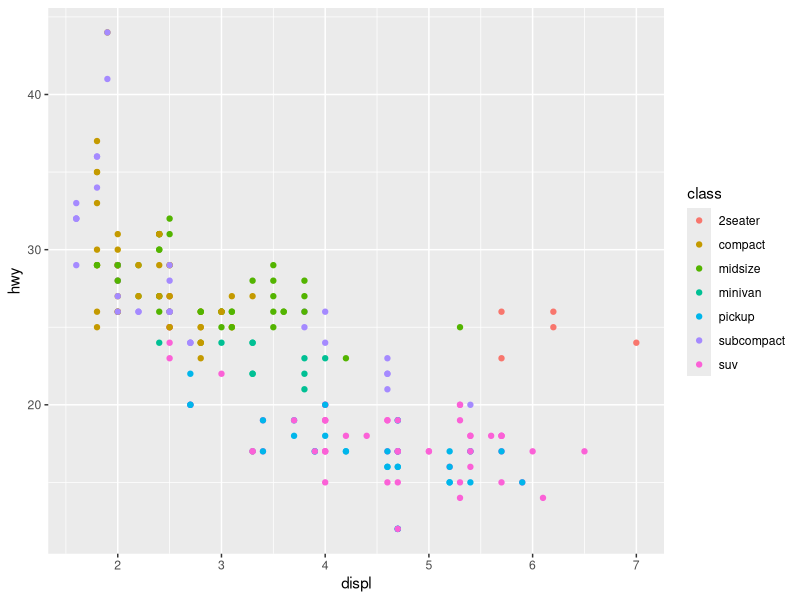
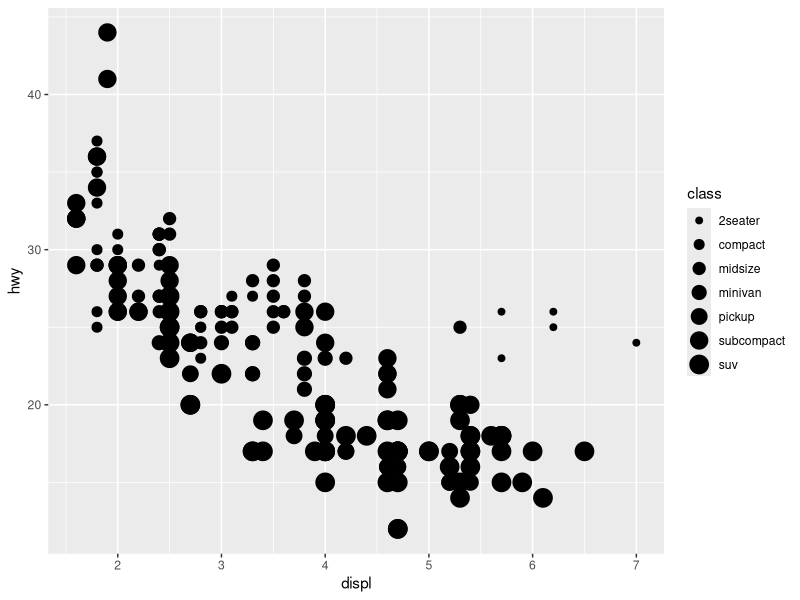
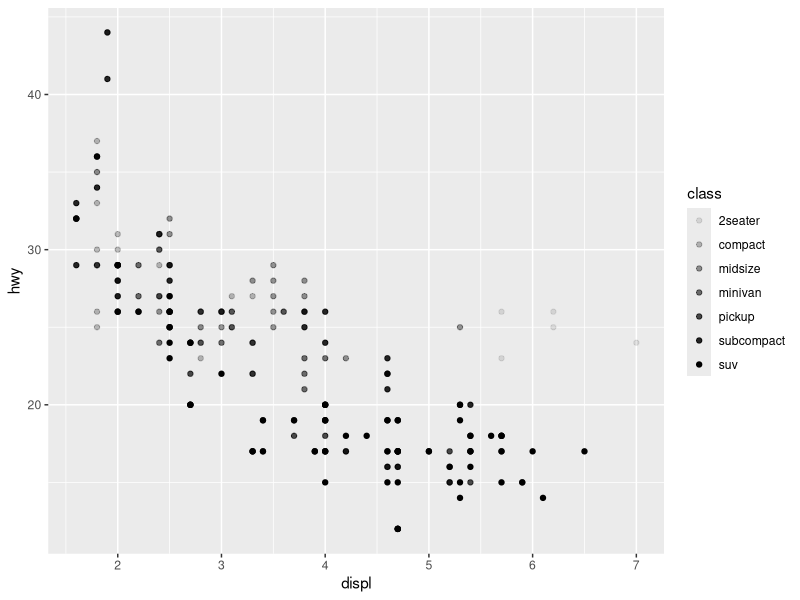
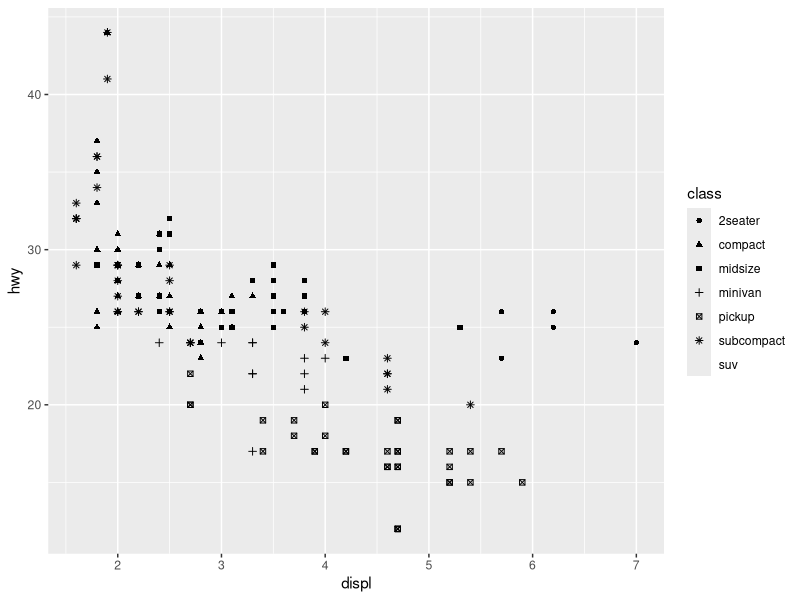
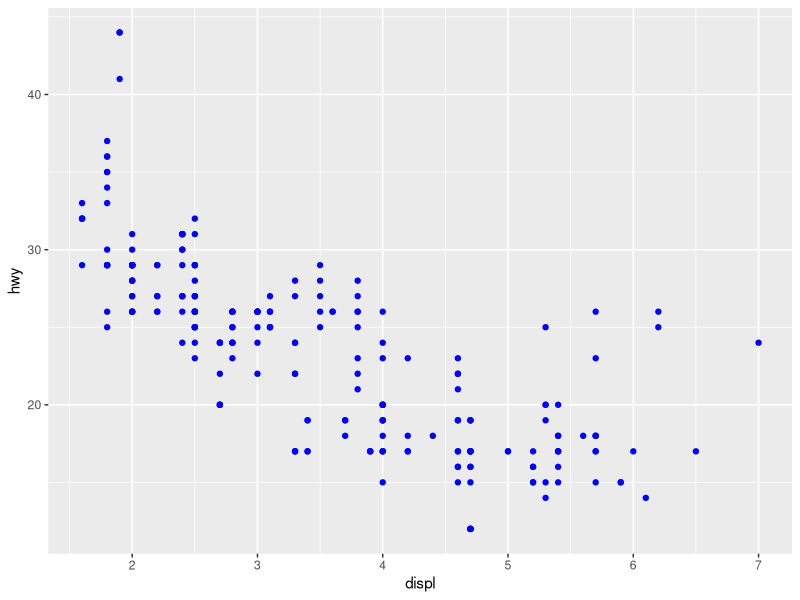
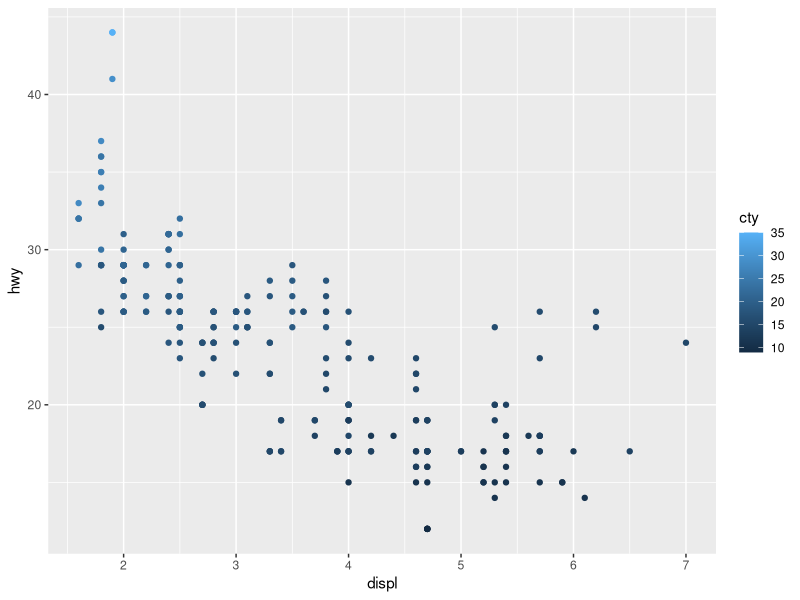
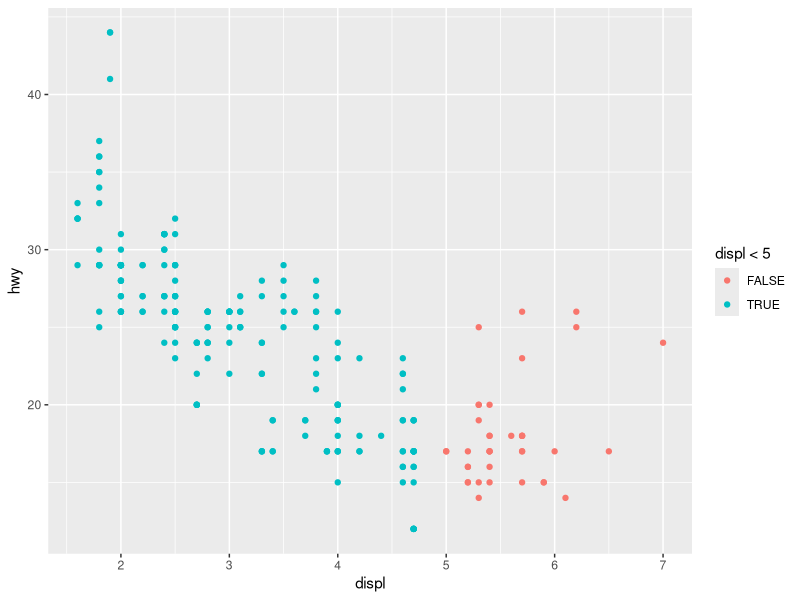
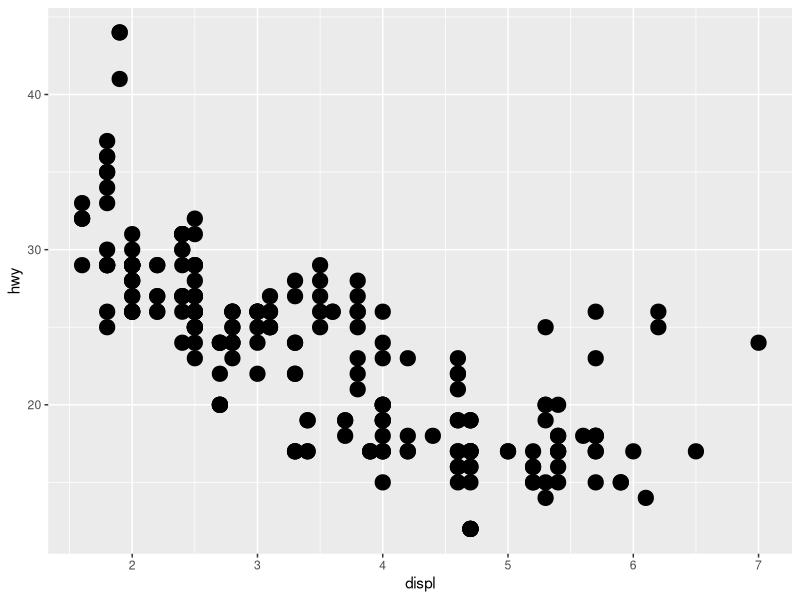

Here is the R script that generated these plots, in order:
# install.packages("tidyverse")
library(tidyverse)

# View(mpg)

ggplot(data = mpg) +  geom_point(mapping = aes(x = displ, y = hwy, color = class))
ggplot(data = mpg) +  geom_point(mapping = aes(x = displ, y = hwy, size = class))
ggplot(data = mpg) +  geom_point(mapping = aes(x = displ, y = hwy, alpha = class))
ggplot(data = mpg) +  geom_point(mapping = aes(x = displ, y = hwy, shape = class))
ggplot(data = mpg) +  geom_point(mapping = aes(x = displ, y = hwy), color = "blue")
ggplot(data = mpg) +  geom_point(mapping = aes(x = displ, y = hwy, color = cty))
ggplot(data = mpg) +  geom_point(mapping = aes(x = displ, y = hwy, color = displ < 5))
ggplot(data = mpg) +  geom_point(mapping = aes(x = displ, y = hwy), stroke = 3)
ggplot(data = mpg) +  geom_point(mapping = aes(x = displ, y = hwy)) + 
  facet_wrap( ~ class, nrow = 2)
ggplot(data = mpg) +  geom_point(mapping = aes(x = displ, y = hwy)) + 
  facet_grid(drv ~ cyl)
ggplot(data = mpg) + geom_point(mapping = aes(x = drv, y = cyl))
ggplot(data = mpg) +  geom_point(mapping = aes(x = displ, y = hwy)) + 
  facet_grid(. ~ cyl)
ggplot(data = mpg) +  geom_point(mapping = aes(x = displ, y = hwy)) + 
  facet_grid(cyl ~ .)
ggplot(data = mpg) +  geom_point(mapping = aes(x = displ, y = hwy)) + 
  facet_grid(. ~ cty)
ggplot(data = mpg) + geom_point(mapping = aes(x = displ, y = hwy), position = "jitter")
ggplot(data = mpg) + geom_smooth(mapping = aes(x = displ, y = hwy))
ggplot(data = mpg) + geom_smooth(mapping = aes(x = displ, y = hwy, group = drv))
ggplot(data = mpg) + geom_smooth(mapping = aes(x = displ, y = hwy, linetype = drv))
ggplot(data = mpg) + geom_smooth(mapping = aes(x = displ, y = hwy, color = drv), show.legend = FALSE)
ggplot(data = mpg) + 
  geom_smooth(mapping = aes(x = displ, y = hwy, linetype = drv, color = drv)) +
  geom_point(mapping = aes(x = displ, y = hwy, color = drv))
ggplot(data = mpg, mapping = aes(x = displ, y = hwy)) +
  geom_smooth() + geom_point()
ggplot(data = mpg, mapping = aes(x = displ, y = hwy)) +
  stat_smooth() + geom_point()
ggplot(data = mpg, mapping = aes(x = displ, y = hwy)) +
  geom_smooth() + geom_point(mapping = aes(color = class))
ggplot(data = mpg, mapping = aes(x = displ, y = hwy)) +
  geom_smooth(data = filter(mpg, class == "subcompact"), se = FALSE) + geom_point(mapping = aes(color = class))
ggplot(data = mpg, mapping = aes(x = displ, y = hwy, color = drv)) +
  geom_point() + geom_smooth(se = FALSE)

ggplot(data = mpg, mapping = aes(x = cty, y = hwy)) +
  geom_point(position = "jitter")
ggplot(data = mpg, mapping = aes(x = cty, y = hwy)) +
  geom_jitter()
ggplot(data = mpg, mapping = aes(x = cty, y = hwy)) +
  geom_count()
ggplot(data = mpg, mapping = aes(x = cty, y = hwy)) +
  geom_boxplot()

ggplot(data = mpg, mapping = aes(x = class, y = hwy)) +
  geom_boxplot()
ggplot(data = mpg, mapping = aes(x = class, y = hwy)) +
  geom_boxplot() + coord_flip()

# install.packages("maps")
library(maps)
nz <- map_data("nz")
ggplot(data = nz, mapping = aes(x = long, y = lat, group = group)) +
  geom_polygon(color = "black", fill= "white")
ggplot(data = nz, mapping = aes(x = long, y = lat, group = group)) +
  geom_polygon(color = "black", fill= "white") +
  coord_quickmap()

# install.packages("mapproj")
library(mapproj)
ggplot(data = nz, mapping = aes(x = long, y = lat, group = group)) +
  geom_polygon(color = "black", fill= "white") +
  coord_map()

bar <- ggplot(data = diamonds) + 
  geom_bar(mapping = aes(x = cut, fill = cut), show.legend = FALSE, width = 1) +
  theme(aspect.ratio = 1) + 
  labs(x = NULL, y = NULL)

bar + coord_flip()
bar + coord_polar()

ggplot(data = diamonds, mapping = aes(x = cut, fill = clarity)) +
  geom_bar(position = "identity") +
  coord_polar()

ggplot(data = mpg, mapping = aes(x = cty, y = hwy)) + geom_point() +
  geom_abline() + 
  coord_fixed()

# View(diamonds)
ggplot(data = diamonds) + geom_bar(mapping = aes(x = cut))
ggplot(data = diamonds) + geom_bar(mapping = aes(x = cut, color = cut))
ggplot(data = diamonds) + geom_bar(mapping = aes(x = cut, fill = cut))
ggplot(data = diamonds) + geom_bar(mapping = aes(x = cut, fill = clarity))

ggplot(data = diamonds, mapping = aes(x = cut, fill = clarity)) +
  geom_bar(alpha = 1/5, position = "identity")
ggplot(data = diamonds, mapping = aes(x = cut, fill = clarity)) +
  geom_bar(fill = NA, position = "identity")
ggplot(data = diamonds, mapping = aes(x = cut, fill = clarity)) +
  geom_bar(position = "identity")
ggplot(data = diamonds, mapping = aes(x = cut, fill = clarity)) +
  geom_bar(position = "fill")
ggplot(data = diamonds, mapping = aes(x = cut, fill = clarity)) +
  geom_bar(position = "dodge")

ggplot(data = diamonds) + stat_count(mapping = aes(x= cut))
ggplot(data = diamonds) + geom_bar(mapping = aes(x = cut, y = price), stat = "identity")
ggplot(data = diamonds) + geom_col(mapping = aes(x = cut, y = price))

demo <- tribble(
  ~a, ~b,
  "bar_1", 20,
  "bar_2", 30,
  "bar_3", 40
)
ggplot(data = demo) + geom_bar(mapping = aes(x = a, y = b), stat = "identity")

ggplot(data = diamonds) + geom_bar(mapping = aes(x = cut, y = ..prop.., group = 1))
ggplot(data = diamonds) + geom_bar(mapping = aes(x = cut, y = ..prop.., fill = cut))
ggplot(data = diamonds) + geom_bar(mapping = aes(x = cut, y = ..count.., fill = ..count..))

ggplot(data = diamonds) + geom_bar(mapping = aes(x = cut, y = ..prop..))

ggplot(data = diamonds) + stat_summary(mapping = aes(x = cut, y = depth), 
                                       fun.ymin = min,
                                       fun.ymax = max,
                                       fun.y = median)
ggplot(data = diamonds) + geom_point(mapping = aes(x= cut, y = depth))
ggplot(data = diamonds) + geom_freqpoly(mapping = aes(x = depth))
ggplot(data = diamonds) + geom_histogram(mapping = aes(x = depth))

# shortcut
# alt + "-": <- 
# cmd + shift + "c": comment

sin(pi/2)
y <- seq(2, 18)
y
(y <- seq(2, 18))
